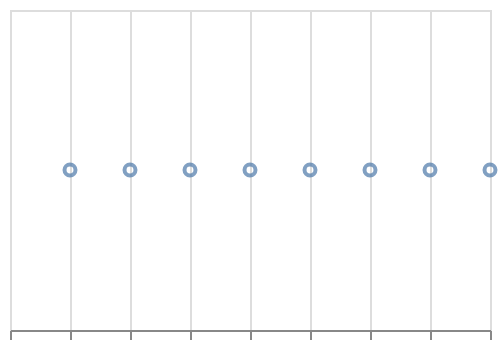

Write a Vega-Lite specification for this figure.
### Vega-Lite specification from a JSON file in a GitHub repository (floating-point values rounded to 4 significant figures)
{"$schema": "https://vega.github.io/schema/vega-lite/v6.json", "padding": 5, "autosize": "none", "width": 240, "height": 160, "data": {"name": "table", "values": [{"c": "A", "g": "p", "x": 1, "y": 2, "v": 5, "t": "2024-01-15", "o": {"v": 3}, "IMDB Rating": 6.1, "d": "x1"}, {"c": "B", "g": "q", "x": 2, "y": 4, "v": 9, "t": "2024-02-20", "o": {"v": 7}, "IMDB Rating": 7.4, "d": "x2"}, {"c": "A", "g": "q", "x": 3, "y": 3, "v": 2, "t": "2024-03-05", "o": {"v": 1}, "IMDB Rating": 5.2, "d": "x1"}, {"c": "C", "g": "p", "x": 4, "y": 6, "v": 7, "t": "2024-05-30", "o": {"v": 4}, "IMDB Rating": 8.8, "d": "x3"}, {"c": "B", "g": "p", "x": 5, "y": 5, "v": 4, "t": "2024-07-11", "o": {"v": 9}, "IMDB Rating": 6.9, "d": "x2"}, {"c": "C", "g": "q", "x": 6, "y": 8, "v": 6, "t": "2024-09-02", "o": {"v": 2}, "IMDB Rating": 7.7, "d": "x3"}, {"c": "A", "g": "p", "x": 7, "y": 7, "v": 8, "t": "2024-11-25", "o": {"v": 5}, "IMDB Rating": 4.4, "d": "x1"}, {"c": "B", "g": "q", "x": 8, "y": 9, "v": 3, "t": "2024-12-31", "o": {"v": 8}, "IMDB Rating": 9.1, "d": "x2"}]}, "mark": "point", "encoding": {"x": {"field": "x", "type": "quantitative"}}}
